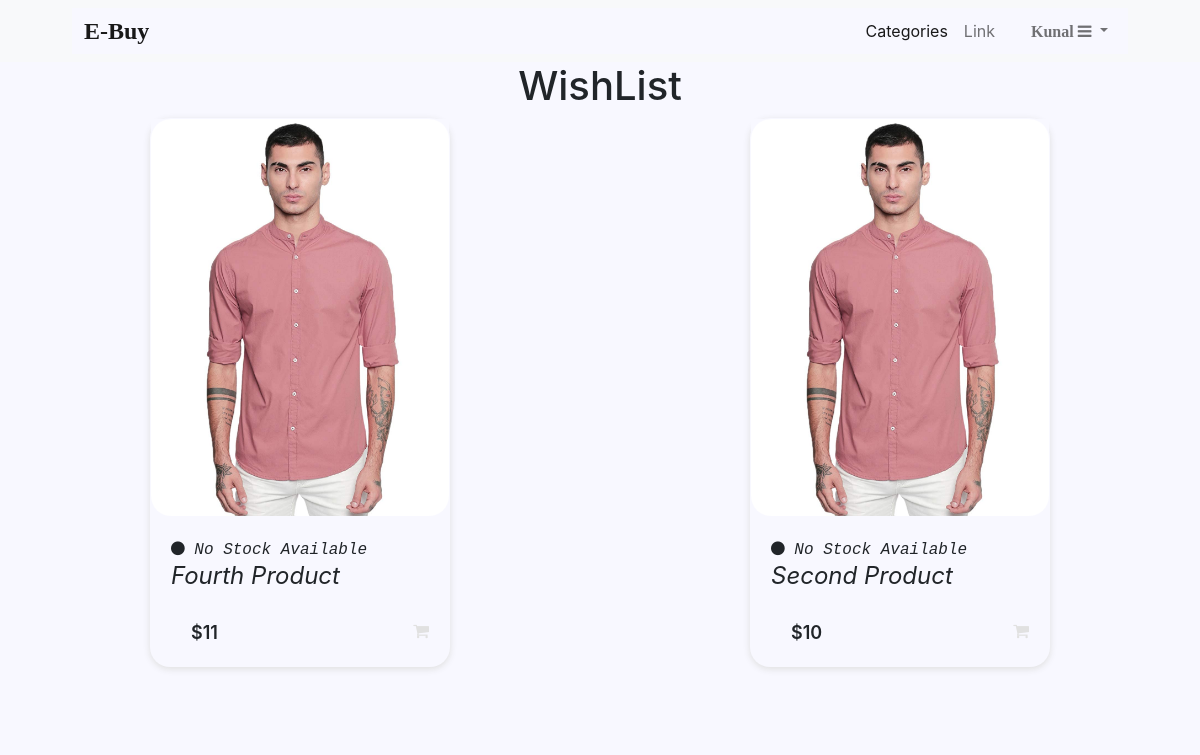
Screenshot of /products/wishlist/ (signed in) with the database file from the repository.
### users/models.py (models this page shows, shortened)
class UserProfile(AbstractUser):
    username=models.CharField(_('username'),max_length=200,default='guest_user')
    email=models.EmailField(_('email address'),unique=True)
    USERNAME_FIELD='email'
    REQUIRED_FIELDS=[]
    objects=UserProfileManger()

### product/models.py (models this page shows, shortened)
class Product(models.Model):
    class StatusChoices(models.TextChoices):
        AVAILABLE="SA",_("Stock Available")
        OUTOFSTOCK="NSA",_("No Stock Available")
    id = models.UUIDField(primary_key=True, default=uuid.uuid4, editable=False)
    title=models.CharField(max_length=256)
    slug=models.SlugField(blank=True,null=True)
    description=models.TextField()
    image=models.ImageField(blank=True,null=True)
    status=models.CharField(max_length=3,choices=StatusChoices.choices,default=StatusChoices.AVAILABLE)
    published_date=models.DateTimeField(auto_now_add=True)
    price=models.IntegerField(default=0)
    wishlist_users=models.ManyToManyField(UserProfile,related_name="wishlist_products")

### product/views.py (the view)
# urls.py: path('products/wishlist/',WishlistListView.as_view(),name="wishlist"),
class WishlistListView(ListView):
    model=Product
    template_name='product/wishlist.html'
    context_object_name='wishlist_products'
    def get_queryset(self):
        return self.request.user.wishlist_products.all()
    def get_context_data(self, **kwargs):
        return super().get_context_data(**kwargs)

### templates/product/wishlist.html (shortened to what this page needs)
{% extends "base.html" %}
{% load static %}
{% block head %}
    <link rel="stylesheet" href={% static 'css/product/wishlist.css' %}>
{% endblock %}
{% block content %}
    <main class="page-content">
        <h1 class="card-title">WishList</h1>
        <section class="wishlist-product-card-set">
            {% for wishlist_product in wishlist_products %}
                <div class="wishlist-product-card">
                <a href={% url 'detail' wishlist_product.slug %}>
                    <div class="wishlist-product-tumb">
                        <img src={% static 'images/sample_product.jpg' %} alt=""/>
                    </div>
                </a>
                <div class="wishlist-product-details">
                    <span class="wishlist-product-status">  {{wishlist_product.get_status_display}}</span>
                    <h4 class="wishlist-product-title"><a href={% url 'detail' wishlist_product.slug %}>{{wishlist_product.title}}</a></h4>
                    <div class="wishlist-product-bottom-details">
                        <div class="wishlist-product-price">${{wishlist_product.price}}</div>
                        <div class="wishlist-product-links">
                            <a href=""><i class="fa fa-shopping-cart"></i></a>
                        </div>
                    </div>
                </div>
            </div>
            {% endfor %}
        </section>
    </main>
{% endblock %}

### templates/components/navbar.html (shortened to what this page needs)
{% load static%}
<link rel="stylesheet" href={% static 'css/navbar.css' %}>
<nav class="navbar navbar-expand-lg navbar-light bg-light">
    <div class="container-fluid">
        <a class="navbar-brand" href={% url 'home'%}>E-Buy</a>
        <div id="navbarSupportedContent">
            <ul class="navbar-nav me-auto mb-2 mb-lg-0">
                <li class="nav-item">
                    <a class="nav-link active" aria-current="page" href="#">Categories</a>
                </li>
                <li class="nav-item">
                    <a class="nav-link" href="#">Link</a>
                </li>
                <li class="nav-item dropdown">
                    <a class="nav-link dropdown-toggle" href="#" id="navbarDropdown" role="button"
                        data-bs-toggle="dropdown" aria-expanded="false">
                        {% if user.is_authenticated %}
                            <span class="user-name">
                                {{user.username}}
                            </span>
                        {% endif %}
                       <i class="fa fa-bars" aria-hidden="true"></i>
                    </a>
                </li>
            </ul>
        </div>
    </div>
</nav>

### static/css/base.css (style rules this page uses)
* { box-sizing: border-box; scroll-behavior: smooth; background-color: ghostwhite; }
body, html { padding: 0; margin: 0; font-family: -apple-system, BlinkMacSystemFont, Segoe UI, Roboto, Oxygen, Ubuntu, Cantarell, Fira Sans, Droid Sans, Helvetica Neue, sans-serif; }
a { text-decoration: none; color: inherit; }

### static/css/product/wishlist.css (style rules this page uses)
.wishlist-product-card-set { display: flex; flex-wrap: wrap; flex-direction: row; justify-content: space-around; }
.wishlist-product-card { width: 300px; position: relative; box-shadow: 0 2px 7px #dfdfdf; margin-left: 5%; margin-right: 5%; border-radius: 20px; padding: 1px; margin-bottom: 5%; }
.wishlist-product-tumb { display: flex; align-items: center; justify-content: center; }
.wishlist-product-tumb img { max-width: 100%; max-height: 100%; border-radius: 20px; }
.wishlist-product-bottom-details { overflow: hidden; border-top: 0 0.5px 5px #dfdfdf; padding-top: 20px; padding-left: 20px; }
.wishlist-product-bottom-details div { float: left; width: 50%; }
.wishlist-product-price { font-size: 18px; font-weight: 600; }
.wishlist-product-links { text-align: right; }
.wishlist-product-links a { display: inline-block; margin-left: 5px; color: #e1e1e1; transition: 0.3s; font-size: 17px; }
.wishlist-product-title { font-size: 1.5rem; font-style: oblique; font-family: unset; font-weight: 400; text-transform: capitalize; }
.wishlist-product-status { font-style: italic; font-family: monospace; }
.wishlist-product-details { margin: 20px; }
.card-title { text-align: center; }

### static/css/navbar.css (style rules this page uses)
.navbar-nav { flex-direction: row; max-height: 10vh; }
.navbar-nav .nav-link { padding-right: 10px; padding-left: 10px; }
.container-fluid { margin-right: 6vw; margin-left: 6vw; }
.user-name { text-transform: capitalize; font-style: normal; font-weight: 600; font-family: cursive; margin-left: 20px; }
.navbar-brand { font-weight: 600; font-size: 1.5em; font-family: cursive; }

### rows the page displays
UserProfile: username "Kunal"
Product: status "No Stock Available", title "Fourth Product", price "11"
Product: status "No Stock Available", title "Second Product", price "10"
